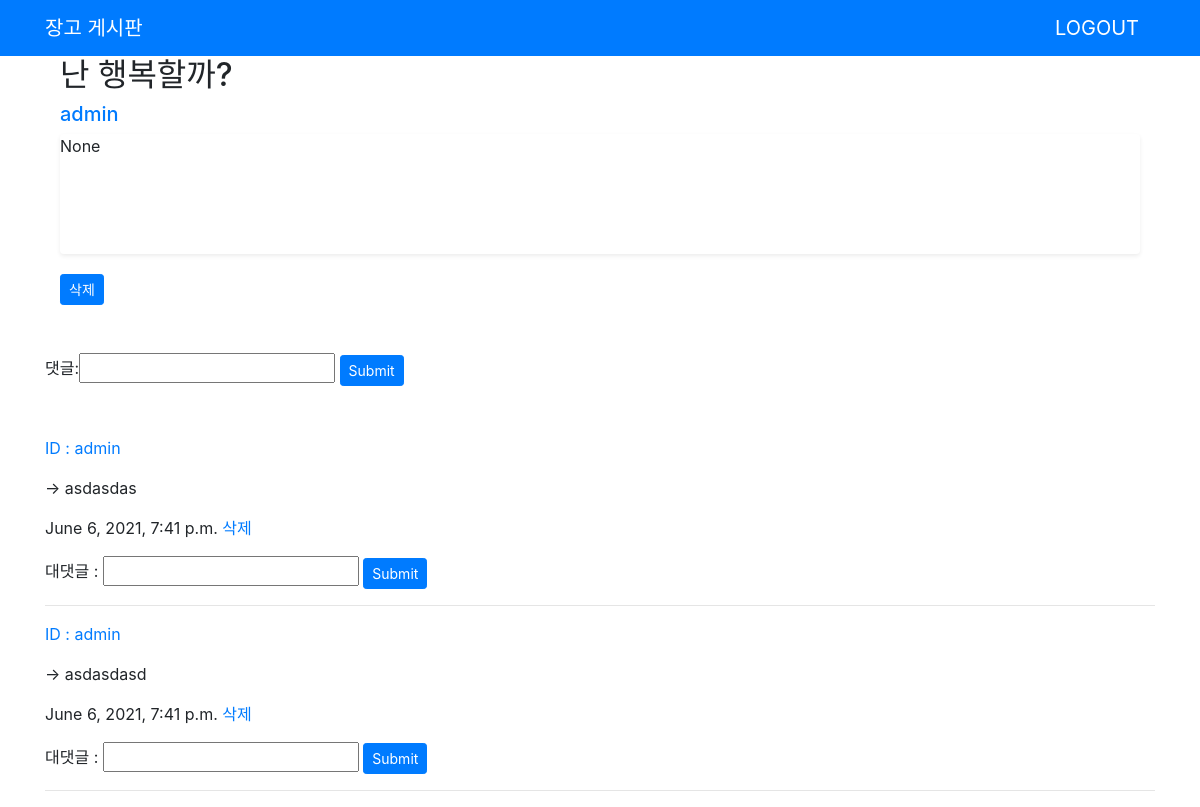
Page /home/1/ on the earlier database version.
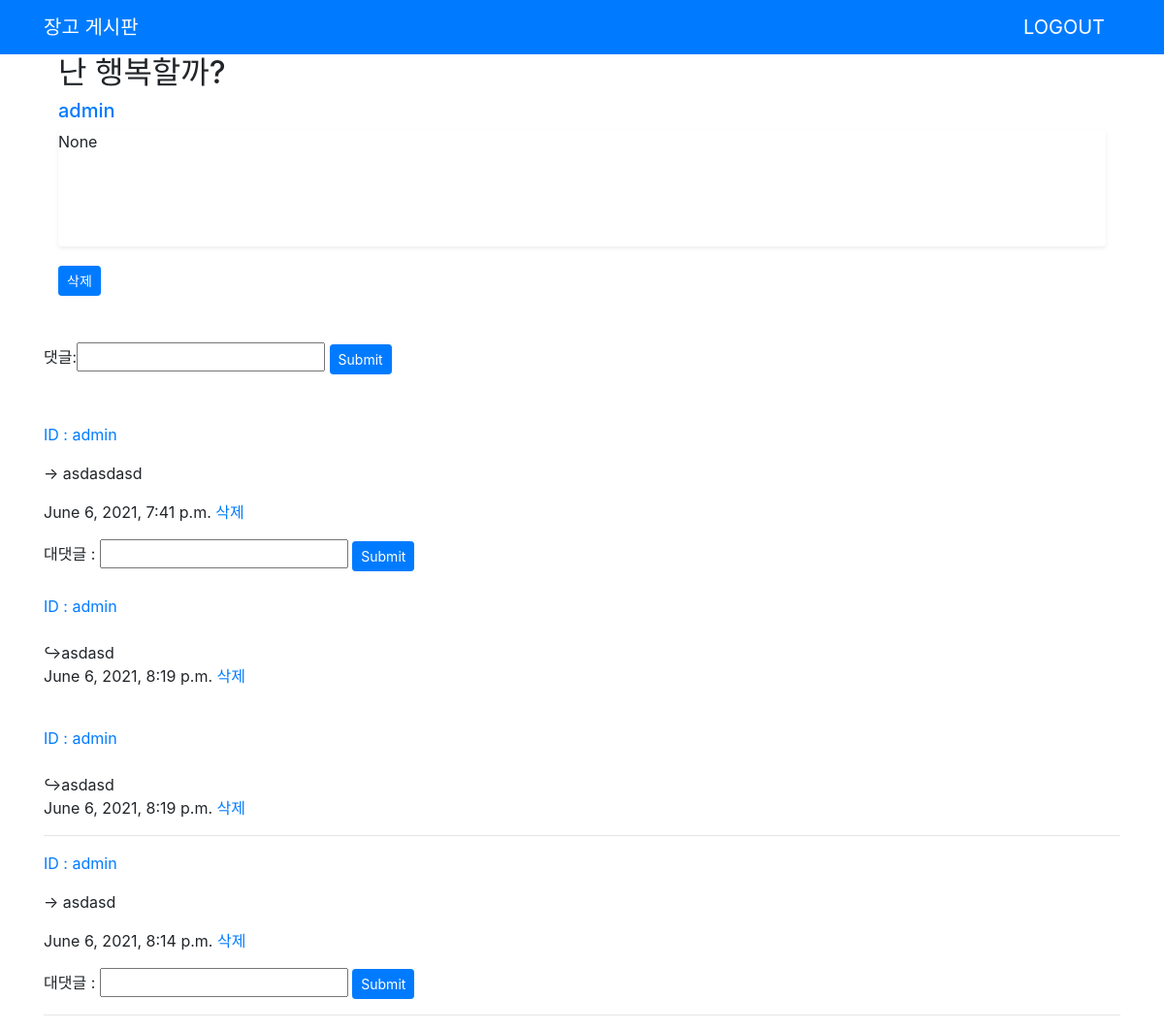
Same page on the later database version.
### intranet/models.py (models this page shows)
class Comment(models.Model):
    objects = models.Manager()
    post = models.ForeignKey(Topic, on_delete=models.CASCADE)
    body = models.CharField('댓글',max_length=150)
    created_at = models.DateTimeField(auto_now=True)
    writter = models.ForeignKey(User, related_name='Comment',on_delete=models.CASCADE, null=True)
    def __str__(self):
        return self.body

class ReComment(models.Model):
    objects = models.Manager()
    comment = models.ForeignKey(Comment, on_delete=models.CASCADE)
    body = models.CharField('대댓글',max_length=150)
    created_at = models.DateTimeField(auto_now=True)
    writter = models.ForeignKey(User, related_name='ReComment',on_delete=models.CASCADE, null=True)
    def __str__(self):
        return self.body

### intranet/views/forum_detail.py (the view)
# urls.py: path('home/<int:forum_id>/',views.forum_Detail.as_view(),name='forum_detail'),
class forum_Detail(View):
    template_name = 'intra/forum_Detail.html'
    def get(self, request, forum_id):
        forum = get_object_or_404(Topic, pk=forum_id)
        mycom_form = CommentForm()
        myrecom_form = ReCommentForm()
        current = Topic.objects.get(id = forum_id)
        context = {
            'forum' : forum,
            'comment_form':mycom_form,
            'current':current,
            'recomment_form': myrecom_form,
            }
        return render(request, self.template_name, context)

### intranet/forms.py
class CommentForm(forms.ModelForm):
    class Meta:
        model = Comment
        fields = ('body',)

class ReCommentForm(forms.ModelForm):
    class Meta:
        model = ReComment
        fields = ('body','comment')

### templates/intra/forum_Detail.html (shortened to what this page needs)
{% extends  'intra/base.html' %}
{% if data %}
{% block content %}
<article>
    <div class="container" role="main">
        <h2>{{forum.subject}}</h2>
        <h5><a href="#">{{forum.writter.username}}</a></h5>
        <div class="bg-white rounded shadow-sm">
            <div class="board_info_box">
                <span class="board_author"><c:out value="${boardContent.reg_id}"/>{{forum.last_updated}}</span><span class="board_date"><c:out value="${boardContent.reg_dt}"/></span>
            </div>
            <br>
            <br>
        </div>
        <div style="margin-top : 20px">
            <a class="btn btn-sm btn-primary" href="{% url 'intranet:delete_forum' forum.id %}">
                삭제
            </a>
        </div>
    </div>
</article>
<br>
<form method="post" action="{% url 'intranet:create_comment' forum.id %}">
    {{comment_form}}
    <input class="btn btn-sm btn-primary" type="submit">
</form>
<br>
{% for i in forum.comment_set.all %}
<p><a href="#">ID : {{ i.writter.username }}</a></p>
<p>-> {{i}} </p>
<p> {{ i.created_at }} <a href="{% url 'intranet:delete_comment' i.id forum.id %}"> 삭제 </a> </p>
    <form method="post" action="{% url 'intranet:create_recomment' forum.id %}">
        {% for recom_form in recomment_form %}
            {%if recom_form.label != 'Comment' %}
            {{recom_form.label}} : {{recom_form}}
            {%endif%}
        {%endfor%}
        <input class="btn btn-sm btn-primary" type="submit">
    </form>
    {%for recom in i.recomment_set.all %}
        <br><a href="#"> ID : {{ recom.writter.username }}</a></br>
        <br>↪{{recom}}</br>
        <p> {{ recom.created_at }} <a href="{% url 'intranet:delete_recomment' recom.id forum.id %}"> 삭제 </a> </p>
    {%endfor%}
<hr>
{%endfor%}
{% endblock %}
{% endif %}

Differences in the rows shown:
removed Comment: writter.username "admin", body "asdasdas", created_at "June 6, 2021, 7:41 p.m.", label "대댓글"
added ReComment: writter.username "admin", body "asdasd", created_at "June 6, 2021, 8:19 p.m.", shown under Comment "asdasdasd"
added ReComment: writter.username "admin", body "asdasd", created_at "June 6, 2021, 8:19 p.m.", shown under Comment "asdasdasd"
added Comment: writter.username "admin", body "asdasd", created_at "June 6, 2021, 8:14 p.m.", label "대댓글"
